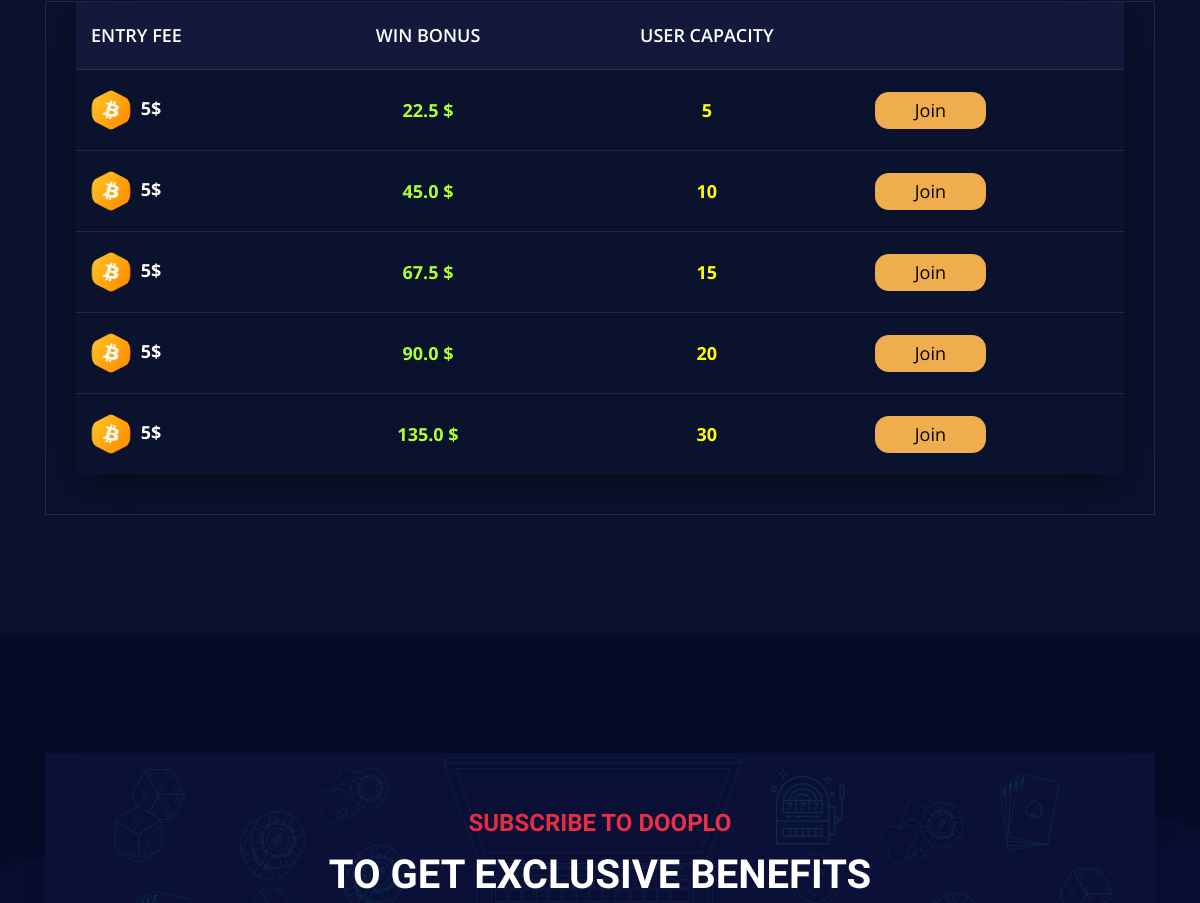
Before: /slotlist/5/ (middle part) with the older database file.
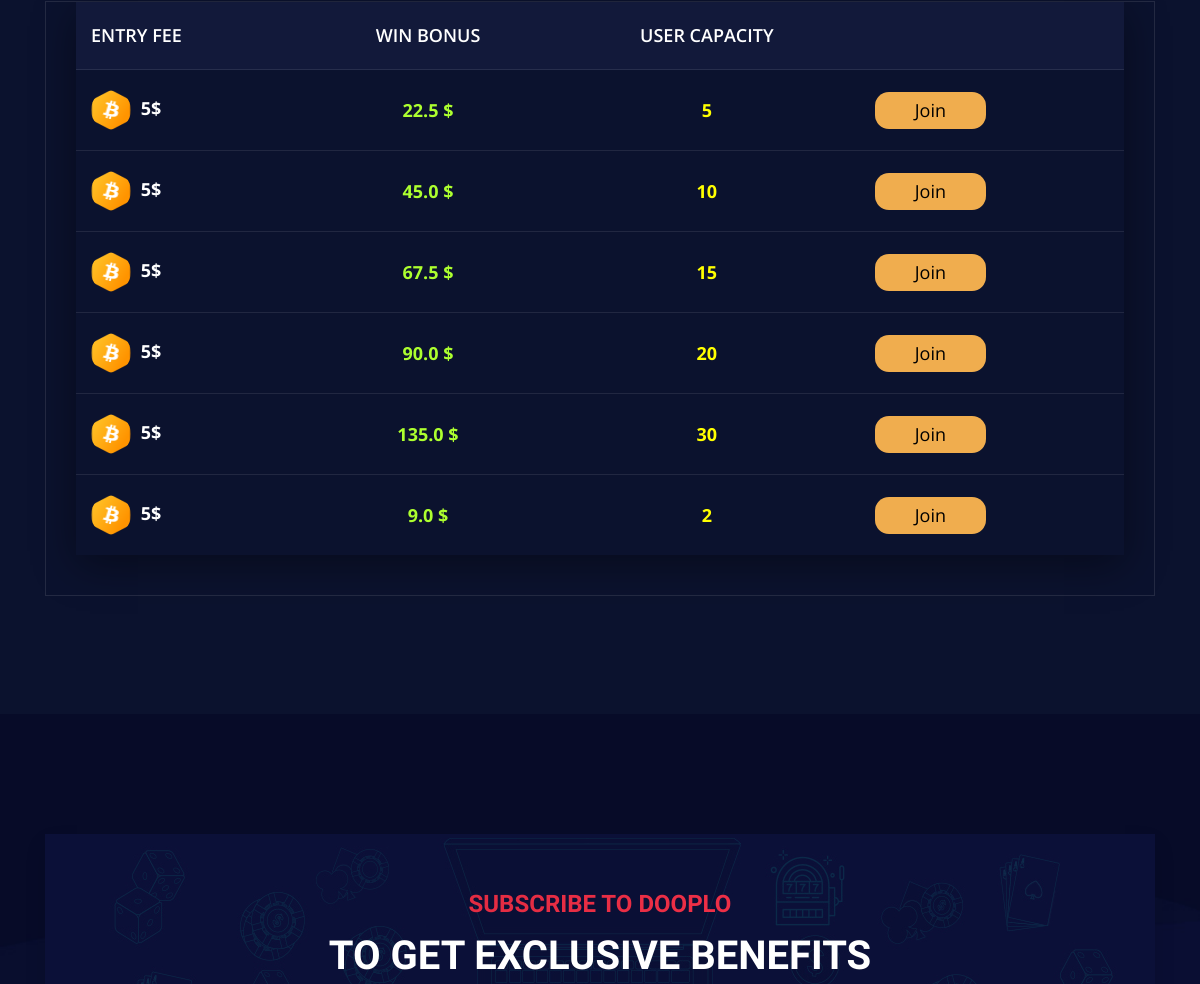
After: the same page with the newer database file.
### wheelspin/models.py (models this page shows, shortened)
class Slots(models.Model):
    capacity = models.IntegerField()
    bet = models.IntegerField()
    objects = models.Manager()
    class meta:
        managed = True
        db_table = 'Slots'

### wheelspin/views.py (the view)
# urls.py: path('slotlist/<str:bet>/', slotlist, name='slotlist'),
def slotlist(request,bet, *args, **kwargs):
    slots = Slots.objects.filter(bet=int(bet))
    return render(request, 'wheelspin/slotlist.html',{
        "slots":slots
    })

### wheelspin/templates/wheelspin/slotlist.html (shortened to what this page needs)
{% extends 'wheelspin/base.html' %}
{% load static %}
{% load mathfilters %}
{% block body %}
    <section class="tournaments">
        <div class="info-table">
            <div class="container">
                <div class="row">
                    <div class="col-lg-12">
                        <div class="main-box">
                            <div class="tab-content">
                                <div class="tab-pane fade show active" id="pills-all-player" role="tabpanel" aria-labelledby="pills-all-player-tab">
                                    <div class="inner-table-content">
                                        <div class="tab-content">
                                            <div class="tab-pane fade show active" id="pills-leaderboardr" role="tabpanel" aria-labelledby="pills-leaderboardr-tab">
                                                <div class="inner-table">
                                                    <div class="responsive-table">
                                                        <table class="table">
                                                            <thead>
                                                                <tr>
                                                                    <th scope="col">Entry Fee</th>
                                                                    <th scope="col" style="text-align: center;">Win Bonus</th>
                                                                    <th scope="col" style="text-align:center;">User Capacity</th>
                                                                    <th scope="col"></th>
                                                                </tr>
                                                            </thead>
                                                            <tbody>
                                                                {% for slot in slots %}
                                                                <tr>
                                                                    <td>
                                                                        <img src="{% static 'wheelspin/assets/images/icon1.png' %}" alt=""> {{slot.bet}}$
                                                                    </td>
                                                                    <td style="color:greenyellow; text-align:center;">{% with answer=slot.bet|mul:slot.capacity|mul:.1 %}
                                                                        {{slot.bet|mul:slot.capacity|sub:answer}}
                                                                        {% endwith %}$
                                                                    </td>
                                                                    <td style="color:yellow; text-align:center">
                                                                        {{slot.capacity}}
                                                                    </td>
                                                                    <td>
                                                                        <a href="/games/reqForROOM/{{slot.bet}}/{{slot.capacity}}">
                                                                            <button style="background-color: #f0ad4e; color: black; padding: 5px 40px; border-radius: 14px; outline: none; border: none;">Join</button>
                                                                        </a>
                                                                    </td>
                                                                </tr>
                                                                {% endfor %}
                                                            </tbody>
                                                        </table>
                                                    </div>
                                                </div>
                                            </div>
                                        </div>
                                    </div>
                                </div>
                            </div>
                        </div>
                    </div>
                </div>
            </div>
        </div>
    </section>
{% endblock  %}

### wheelspin/templates/wheelspin/base.html (shortened to what this page needs)
{% load static %}
<!DOCTYPE html>
<html lang="en">
<head>
    <link rel="stylesheet" href="{% static 'wheelspin/assets/css/bootstrap.min.css' %}">
    <link rel="stylesheet" href="{% static 'wheelspin/assets/css/plugin.css' %}">
    <link rel="stylesheet" href="{% static 'wheelspin/assets/css/style.css' %}">
    <link rel="stylesheet" href="{% static 'wheelspin/assets/css/responsive.css' %}">
</head>
<body>
    {% block body %}{% endblock %}
    {% include 'wheelspin/footer.html' %}
</body>
</html>

### wheelspin/templates/wheelspin/header.html (shortened to what this page needs)
{% load static %}

### wheelspin/templates/wheelspin/footer.html (shortened to what this page needs)
{% load static %}
    <footer class="footer" id="footer">
        <div class="subscribe-area">
            <div class="container">
                <div class="row">
                    <div class="col-lg-12">
                        <div class="subscribe-box">
                            <form action="#">
                                <div class="row">
                                    <div class="col-lg-12">
                                        <div class="heading-area">
                                            <h5 class="sub-title">
                                                subscribe to Dooplo
                                            </h5>
                                            <h4 class="title">
                                                To Get Exclusive Benefits
                                            </h4>
                                        </div>
                                    </div>
                                </div>
                            </form>
                        </div>
                    </div>
                </div>
            </div>
        </div>
    </footer>

### wheelspin/templates/wheelspin/login.html (shortened to what this page needs)
{% load static %}

### wheelspin/templates/wheelspin/signup.html (shortened to what this page needs)
{% load static %}

Changed rows visible on the page:
added Slots: bet "5", bet|mul "9.0", capacity "2"
